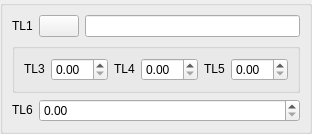
<ui version="4.0" >
 <class>DlgRef_1Sel4Spin_QTD</class>
 <widget class="QWidget" name="DlgRef_1Sel4Spin_QTD" >
  <property name="geometry" >
   <rect>
    <x>0</x>
    <y>0</y>
    <width>271</width>
    <height>117</height>
   </rect>
  </property>
  <property name="windowTitle" >
   <string/>
  </property>
  <layout class="QGridLayout" >
   <property name="leftMargin" >
    <number>0</number>
   </property>
   <property name="topMargin" >
    <number>0</number>
   </property>
   <property name="rightMargin" >
    <number>0</number>
   </property>
   <property name="bottomMargin" >
    <number>0</number>
   </property>
   <property name="horizontalSpacing" >
    <number>6</number>
   </property>
   <property name="verticalSpacing" >
    <number>6</number>
   </property>
   <item row="0" column="0" >
    <widget class="QGroupBox" name="GroupBox1" >
     <property name="title" >
      <string/>
     </property>
     <layout class="QGridLayout" >
      <property name="leftMargin" >
       <number>9</number>
      </property>
      <property name="topMargin" >
       <number>9</number>
      </property>
      <property name="rightMargin" >
       <number>9</number>
      </property>
      <property name="bottomMargin" >
       <number>9</number>
      </property>
      <property name="horizontalSpacing" >
       <number>6</number>
      </property>
      <property name="verticalSpacing" >
       <number>6</number>
      </property>
      <item row="2" column="0" >
       <widget class="QLabel" name="TextLabel6" >
        <property name="sizePolicy" >
         <sizepolicy vsizetype="Fixed" hsizetype="Fixed" >
          <horstretch>0</horstretch>
          <verstretch>0</verstretch>
         </sizepolicy>
        </property>
        <property name="text" >
         <string>TL6</string>
        </property>
        <property name="wordWrap" >
         <bool>false</bool>
        </property>
       </widget>
      </item>
      <item row="2" column="1" colspan="2" >
       <widget class="QtxDoubleSpinBox" name="SpinBox_S" />
      </item>
      <item row="1" column="0" colspan="3" >
       <widget class="QGroupBox" name="groupBox" >
        <property name="title" >
         <string/>
        </property>
        <layout class="QHBoxLayout" >
         <property name="spacing" >
          <number>6</number>
         </property>
         <property name="leftMargin" >
          <number>9</number>
         </property>
         <property name="topMargin" >
          <number>9</number>
         </property>
         <property name="rightMargin" >
          <number>9</number>
         </property>
         <property name="bottomMargin" >
          <number>9</number>
         </property>
         <item>
          <widget class="QLabel" name="TextLabel3" >
           <property name="sizePolicy" >
            <sizepolicy vsizetype="Fixed" hsizetype="Fixed" >
             <horstretch>0</horstretch>
             <verstretch>0</verstretch>
            </sizepolicy>
           </property>
           <property name="text" >
            <string>TL3</string>
           </property>
           <property name="wordWrap" >
            <bool>false</bool>
           </property>
          </widget>
         </item>
         <item>
          <widget class="QtxDoubleSpinBox" name="SpinBox_DX" />
         </item>
         <item>
          <widget class="QLabel" name="TextLabel4" >
           <property name="sizePolicy" >
            <sizepolicy vsizetype="Fixed" hsizetype="Fixed" >
             <horstretch>0</horstretch>
             <verstretch>0</verstretch>
            </sizepolicy>
           </property>
           <property name="text" >
            <string>TL4</string>
           </property>
           <property name="wordWrap" >
            <bool>false</bool>
           </property>
          </widget>
         </item>
         <item>
          <widget class="QtxDoubleSpinBox" name="SpinBox_DY" />
         </item>
         <item>
          <widget class="QLabel" name="TextLabel5" >
           <property name="sizePolicy" >
            <sizepolicy vsizetype="Fixed" hsizetype="Fixed" >
             <horstretch>0</horstretch>
             <verstretch>0</verstretch>
            </sizepolicy>
           </property>
           <property name="text" >
            <string>TL5</string>
           </property>
           <property name="wordWrap" >
            <bool>false</bool>
           </property>
          </widget>
         </item>
         <item>
          <widget class="QtxDoubleSpinBox" name="SpinBox_DZ" />
         </item>
        </layout>
       </widget>
      </item>
      <item row="0" column="2" >
       <widget class="QLineEdit" name="LineEdit1" />
      </item>
      <item row="0" column="1" >
       <widget class="QPushButton" name="PushButton1" >
        <property name="sizePolicy" >
         <sizepolicy vsizetype="Fixed" hsizetype="Fixed" >
          <horstretch>0</horstretch>
          <verstretch>0</verstretch>
         </sizepolicy>
        </property>
        <property name="text" >
         <string/>
        </property>
       </widget>
      </item>
      <item row="0" column="0" >
       <widget class="QLabel" name="TextLabel1" >
        <property name="sizePolicy" >
         <sizepolicy vsizetype="Fixed" hsizetype="Fixed" >
          <horstretch>0</horstretch>
          <verstretch>0</verstretch>
         </sizepolicy>
        </property>
        <property name="text" >
         <string>TL1</string>
        </property>
        <property name="wordWrap" >
         <bool>false</bool>
        </property>
       </widget>
      </item>
     </layout>
    </widget>
   </item>
  </layout>
 </widget>
 <layoutdefault spacing="6" margin="11" />
 <pixmapfunction>qPixmapFromMimeSource</pixmapfunction>
 <customwidgets>
  <customwidget>
   <class>QtxDoubleSpinBox</class>
   <extends>QDoubleSpinBox</extends>
   <header location="global" >gui/QtxDoubleSpinBox.h</header>
  </customwidget>
 </customwidgets>
 <tabstops>
  <tabstop>PushButton1</tabstop>
  <tabstop>LineEdit1</tabstop>
  <tabstop>SpinBox_DX</tabstop>
  <tabstop>SpinBox_DY</tabstop>
  <tabstop>SpinBox_DZ</tabstop>
  <tabstop>SpinBox_S</tabstop>
 </tabstops>
 <resources/>
 <connections/>
</ui>
